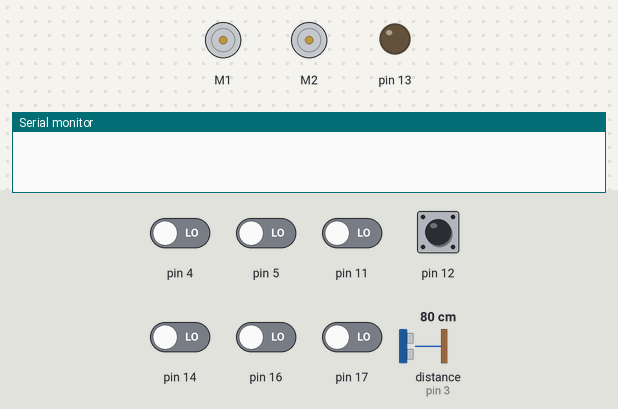
Bench run of a sketch on a simulated Arduino Uno, built with avr-gcc and run on an emulated ATmega328P. On the bench: 2 × DC motor (green arrow = forward, orange = backward, longer = faster), output pins drawn as LEDs (lit = HIGH), the last lines printed to the serial monitor. The inputs (shaded band) are chosen by the test bench; at power-on: pin 12 HIGH, pin 4, pin 5, pin 11, pin 14, pin 16, pin 17 LOW, distance to the obstacle (sensor on pin 3) 80 cm. The echo pulse lasts 58.3 µs per cm; pins used as bus, display or sensor lines are not drawn.

Above: at 0.8 s.
0.9 s: pin 12 pulled LOW for 0.15 s
At 1.8 s:
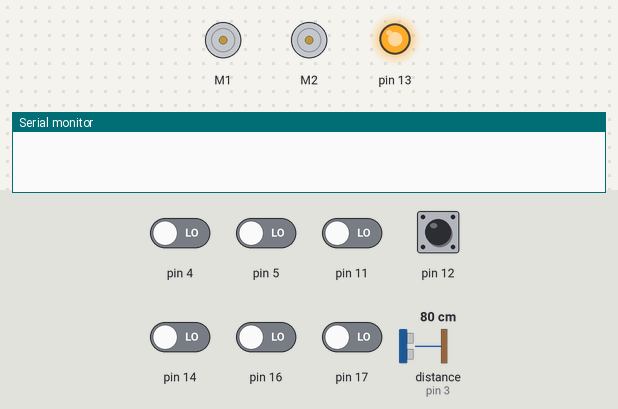
At 3.2 s:
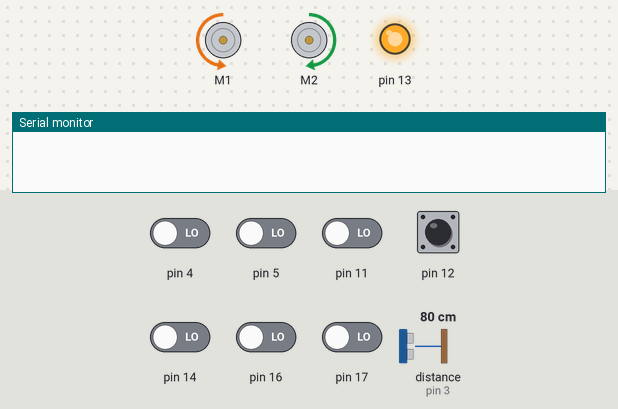
4.0 s: pin 12 pulled LOW for 3.2 s
At 7.6 s:
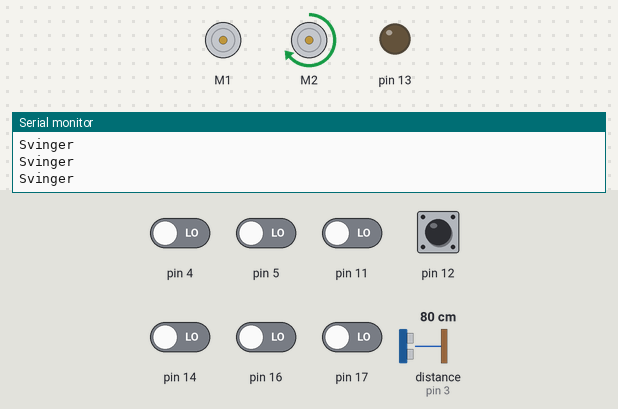
Timing chart, 0 to 9.1 s (numbered marks = the images above; inputs shaded):
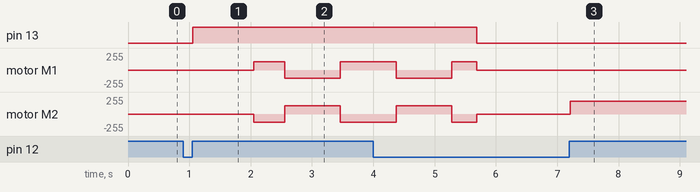

The sketch:

robot.ino
```cpp
/*
 * Demo line-following code for the Pololu Zumo Robot
 *
 * This code will follow a black line on a white background, using a
 * PID-based algorithm.  It works decently on courses with smooth, 6"
 * radius curves and has been tested with Zumos using 30:1 HP and
 * 75:1 HP motors.  Modifications might be required for it to work
 * well on different courses or with different motors.
 *
 * http://www.pololu.com/catalog/product/2506
 * http://www.pololu.com
 * http://forum.pololu.com
 */

#include <NewPing.h>
#include <QTRSensors.h>
#include <ZumoReflectanceSensorArray.h>
#include <ZumoMotors.h>
#include <Pushbutton.h>

ZumoReflectanceSensorArray reflectanceSensors;
ZumoMotors motors;
Pushbutton button(ZUMO_BUTTON);
int lastError = 0;
//const int servoPin = 6;
const int triggerPin = 6;
const int echoPin = 3;

// This is the maximum speed the motors will be allowed to turn.
// (400 lets the motors go at top speed; decrease to impose a speed limit)
const int MAX_SPEED = 300;
// Set constants for PID control
const float KP = 0.5;  // Proportional constant
const float KD = 4;    // Derivative constant
const int SV = 2500; // Set-value for position (in the middle of sensors)


int integral = 0;

void setup()
{
  Serial.begin(9600);

  pinMode(triggerPin, OUTPUT);
  pinMode(echoPin, INPUT);
  reflectanceSensors.init();
  button.waitForButton();  // wait to start calibration

  // Turn on LED to indicate we are in calibration mode
  pinMode(13, OUTPUT);
  digitalWrite(13, HIGH);

  // Wait 1 second and then begin automatic sensor calibration
  // by rotating in place to sweep the sensors over the line
  delay(1000);
  int i;
  for(i = 0; i < 80; i++)
  {
    if ((i > 10 && i <= 30) || (i > 50 && i <= 70))
      motors.setSpeeds(-200, 200);
    else
      motors.setSpeeds(200, -200);

    reflectanceSensors.calibrate();

    // Since our counter runs to 80, the total delay will be
    // 80*20 = 1600 ms.
    delay(20);
  }
  motors.setSpeeds(0,0);

  // Turn off LED to indicate we are through with calibration
  digitalWrite(13, LOW);

  // Wait for the user button to be pressed and released
  button.waitForButton();
}

void loop()
{
  unsigned int sensors[6];


  int pv = reflectanceSensors.readLine(sensors);
  // Our "error" is how far we are away from the center of the line, which
  // corresponds to position 2500.
  int error = pv - SV;
  // do PD computation ( Integral is not used)
  int speedDifference = KP*error + KD * (error - lastError);

  lastError = error;

  // Get individual motor speeds.  The sign of speedDifference
  // determines if the robot turns left or right.
  int m1Speed = MAX_SPEED + speedDifference;
  int m2Speed = MAX_SPEED - speedDifference;
  Serial.println("Svinger");
  // Here we constrain our motor speeds to be between 0 and MAX_SPEED.
  // Generally speaking, one motor will always be turning at MAX_SPEED
  // and the other will be at MAX_SPEED-|speedDifference| if that is positive,
  // else it will be stationary.  For some applications, you might want to
  // allow the motor speed to go negative so that it can spin in reverse.
  if (m1Speed < 0)
    m1Speed = 0;
  if (m2Speed < 0)
    m2Speed = 0;
  if (m1Speed > MAX_SPEED)
    m1Speed = MAX_SPEED;
  if (m2Speed > MAX_SPEED)
    m2Speed = MAX_SPEED;

  //Serial.println("Motorhastighet satt");
  digitalWrite(triggerPin, LOW);
  delayMicroseconds(2);
  digitalWrite(triggerPin, HIGH);
  delayMicroseconds(10);
  digitalWrite(triggerPin, LOW);
  long duration = pulseIn(echoPin, HIGH);
  float distance = duration * 0.017;

  //Serial.println(distance);
  if (distance < 1 && distance > 0.1){
    m1Speed = 0;
    m2Speed = 0;
  }
  //Serial.println(distance);


  motors.setSpeeds(m1Speed, m2Speed);

}
```

Measured:
- after the input at 0.9 s, pin 13: LOW → HIGH after 0.15 s; motor M1: stopped → forward 127/255 after 1.2 s, → backward 127/255 0.50 s later, → forward 127/255 0.91 s later; motor M2: stopped → backward 127/255 after 1.2 s, → forward 127/255 0.50 s later, → backward 127/255 0.91 s later
